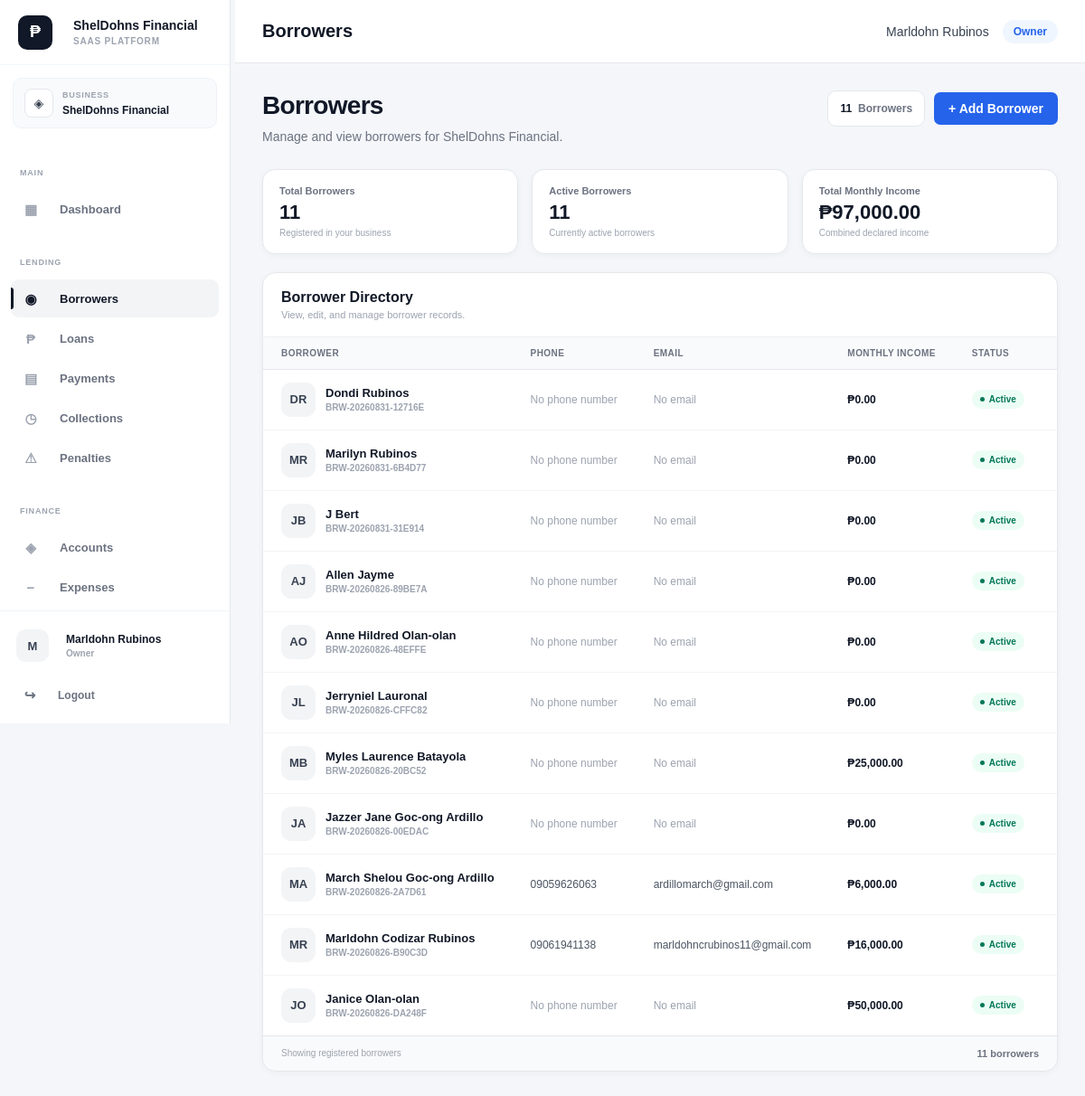
/public/index.php?url=borrowers (signed in), run on the app's committed database.
### tables this page shows
CREATE TABLE `borrowers` (
  `id` int(10) UNSIGNED NOT NULL,
  `business_id` int(10) UNSIGNED NOT NULL,
  `borrower_code` varchar(50) NOT NULL,
  `first_name` varchar(100) NOT NULL,
  `middle_name` varchar(100) DEFAULT NULL,
  `last_name` varchar(100) NOT NULL,
  `email` varchar(150) DEFAULT NULL,
  `phone` varchar(30) DEFAULT NULL,
  `date_of_birth` date DEFAULT NULL,
  `gender` enum('male','female','other') DEFAULT NULL,
  `address` text DEFAULT NULL,
  `city` varchar(100) DEFAULT NULL,
  `province` varchar(100) DEFAULT NULL,
  `postal_code` varchar(20) DEFAULT NULL,
  `occupation` varchar(150) DEFAULT NULL,
  `employer` varchar(150) DEFAULT NULL,
  `monthly_income` decimal(15,2) DEFAULT 0.00,
  `status` enum('active','inactive','blacklisted') NOT NULL DEFAULT 'active',
  `notes` text DEFAULT NULL,
  `created_by` int(10) UNSIGNED DEFAULT NULL,
  `created_at` timestamp NOT NULL DEFAULT current_timestamp(),
  `updated_at` timestamp NOT NULL DEFAULT current_timestamp() ON UPDATE current_timestamp()
);

### app/views/borrowers/index.php (the view, shortened to what the rows shown need)
<?php
$borrowers =
    $borrowers
    ?? [];
if (!function_exists('borrowerStatusClass')) {
    function borrowerStatusClass(
        string $status
    ): string {
        return match (
            strtolower(trim($status))
        ) {
            'active' =>
                'borrower-status-active',
            'inactive' =>
                'borrower-status-inactive',
            'pending' =>
                'borrower-status-pending',
            'approved' =>
                'borrower-status-approved',
            'rejected',
            'cancelled',
            'blocked' =>
                'borrower-status-danger',
            default =>
                'borrower-status-default'
        };
    }
}
?>
<!DOCTYPE html>
<html lang="en">
<head>
<link
    rel="stylesheet"
    href="assets/css/style.css"
>
</head>
<body>
<div class="main-content">
<div class="container borrowers-page">
    <div class="borrowers-header">
        <div class="borrowers-heading">
            <h1>
                Borrowers
            </h1>
        </div>
    </div>
    <div class="borrowers-panel">
        <div class="borrowers-panel-header">
            <div>
                <h2 class="borrowers-panel-title">
                    Borrower Directory
                </h2>
            </div>
        </div>
        <?php if (empty($borrowers)): ?>
            <!-- =========================================
                 EMPTY STATE
            ========================================== -->
            <div class="borrowers-empty">
                <div class="borrowers-empty-icon">
                    B
                </div>
                <h3>
                    No Borrowers Found
                </h3>
                <p>
                    You haven't added any borrowers yet.
                </p>
                <a
                    href="index.php?url=borrowers/create"
                    class="btn btn-primary"
                >
                    + Add Your First Borrower
                </a>
            </div>
        <?php else: ?>
            <div class="borrowers-table-wrapper">
                <table class="borrowers-table">
                    <thead>
                        <tr>
                            <th>
                                Borrower
                            </th>
                            <th>
                                Phone
                            </th>
                            <th>
                                Email
                            </th>
                            <th>
                                Monthly Income
                            </th>
                            <th>
                                Status
                            </th>
                            <th>
                            </th>
                        </tr>
                    </thead>
                    <tbody>
                    <?php foreach (
                        $borrowers
                        as $borrower
                    ): ?>
                        <?php
                        $borrowerCode =
                            $borrower['borrower_code']
                            ??
                            '-';
                        $firstName =
                            trim(
                                $borrower['first_name']
                                ?? ''
                            );
                        $middleName =
                            trim(
                                $borrower['middle_name']
                                ?? ''
                            );
                        $lastName =
                            trim(
                                $borrower['last_name']
                                ?? ''
                            );
                        $borrowerName =
                            trim(
                                $firstName
                                . ' '
                                . $middleName
                                . ' '
                                . $lastName
                            );
                        $phone =
                            trim(
                                $borrower['phone']
                                ?? ''
                            );
                        $email =
                            trim(
                                $borrower['email']
                                ?? ''
                            );
                        $monthlyIncome =
                            (float) (
                                $borrower['monthly_income']
                                ?? 0
                            );
                        $status =
                            strtolower(
                                trim(
                                    $borrower['status']
                                    ?? 'active'
                                )
                            );
                        $statusClass =
                            borrowerStatusClass(
                                $status
                            );
                        $avatarInitials =
                            '';
                        if (
                            $firstName !== ''
                        ) {
                            $avatarInitials .=
                                strtoupper(
                                    substr(
                                        $firstName,
                                        0,
                                        1
                                    )
                                );
                        }
                        if (
                            $lastName !== ''
                        ) {
                            $avatarInitials .=
                                strtoupper(
                                    substr(
                                        $lastName,
                                        0,
                                        1
                                    )
                                );
                        }
                        ?>
                        <tr>
                            <td>
                                <div class="borrower-identity">
                                    <div class="borrower-avatar">
                                        <?= htmlspecialchars(
                                            $avatarInitials
                                        ) ?>
                                    </div>
                                    <div class="borrower-identity-details">
                                        <div class="borrower-name">
                                            <?= htmlspecialchars(
                                                $borrowerName
                                            ) ?>
                                        </div>
                                        <div class="borrower-code">
                                            <?= htmlspecialchars(
                                                $borrowerCode
                                            ) ?>
                                        </div>
                                    </div>
                                </div>
                            </td>
                            <td>
                                <span
                                    class="borrower-contact
                                    <?= $phone === ''
                                        ? 'muted'
                                        : ''
                                    ?>"
                                >
                                    <?= htmlspecialchars(
                                        $phone !== ''
                                            ? $phone
                                            : 'No phone number'
                                    ) ?>
                                </span>
                            </td>
                            <td>
                                <span
                                    class="borrower-contact
                                    <?= $email === ''
                                        ? 'muted'
                                        : ''
                                    ?>"
                                >
                                    <?= htmlspecialchars(
                                        $email !== ''
                                            ? $email
                                            : 'No email'
                                    ) ?>
                                </span>
                            </td>
                            <td>
                                <span class="borrower-income">
                                    ₱<?= number_format(
                                        $monthlyIncome,
                                        2
                                    ) ?>
                                </span>
                            </td>
                            <td>
                                <span
                                    class="borrower-status
                                    <?= htmlspecialchars(
                                        $statusClass
                                    ) ?>"
                                >
                                    <?= htmlspecialchars(
                                        ucfirst(
                                            $status
                                        )
                                    ) ?>
                                </span>
                            </td>
                            <td>
                            </td>
                        </tr>
                    <?php endforeach; ?>
                    </tbody>
                </table>
            </div>
        <?php endif; ?>
    </div>
</div>
</div>
</body>
</html>

### data on the page
borrowers: avatarInitials "DR", borrowerName "Dondi Rubinos", borrower_code "BRW-20260831-12716E", phone "No phone number", email "No email", monthly_income "0.00", status "Active"
borrowers: avatarInitials "MR", borrowerName "Marilyn Rubinos", borrower_code "BRW-20260831-6B4D77", phone "No phone number", email "No email", monthly_income "0.00", status "Active"
borrowers: avatarInitials "JB", borrowerName "J Bert", borrower_code "BRW-20260831-31E914", phone "No phone number", email "No email", monthly_income "0.00", status "Active"
borrowers: avatarInitials "AJ", borrowerName "Allen Jayme", borrower_code "BRW-20260826-89BE7A", phone "No phone number", email "No email", monthly_income "0.00", status "Active"
borrowers: avatarInitials "AO", borrowerName "Anne Hildred Olan-olan", borrower_code "BRW-20260826-48EFFE", phone "No phone number", email "No email", monthly_income "0.00", status "Active"
borrowers: avatarInitials "JL", borrowerName "Jerryniel Lauronal", borrower_code "BRW-20260826-CFFC82", phone "No phone number", email "No email", monthly_income "0.00", status "Active"
borrowers: avatarInitials "MB", borrowerName "Myles Laurence Batayola", borrower_code "BRW-20260826-20BC52", phone "No phone number", email "No email", monthly_income "25,000.00", status "Active"
borrowers: avatarInitials "JA", borrowerName "Jazzer Jane Goc-ong Ardillo", borrower_code "BRW-20260826-00EDAC", phone "No phone number", email "No email", monthly_income "0.00", status "Active"
borrowers: avatarInitials "MA", borrowerName "March Shelou Goc-ong Ardillo", borrower_code "BRW-20260826-2A7D61", phone "09059626063", email "ardillomarch@gmail.com", monthly_income "6,000.00", status "Active"
borrowers: avatarInitials "MR", borrowerName "Marldohn Codizar Rubinos", borrower_code "BRW-20260826-B90C3D", phone "09061941138", email "marldohncrubinos11@gmail.com", monthly_income "16,000.00", status "Active"
borrowers: avatarInitials "JO", borrowerName "Janice Olan-olan", borrower_code "BRW-20260826-DA248F", phone "No phone number", email "No email", monthly_income "50,000.00", status "Active"

### other printed values
$sidebarBrandName "ShelDohns Financial"
$sidebarBrandTagline "SAAS PLATFORM"
$business['name'] "ShelDohns Financial"
$avatarLetter "M"
$displayName "Marldohn Rubinos"
$displayRole "Owner"
$userName "Marldohn Rubinos"
$tenantRole "Owner"
$businessName "ShelDohns Financial"
$borrowerCount "11"
$activeBorrowers "11"
$totalMonthlyIncome "97,000.00"
